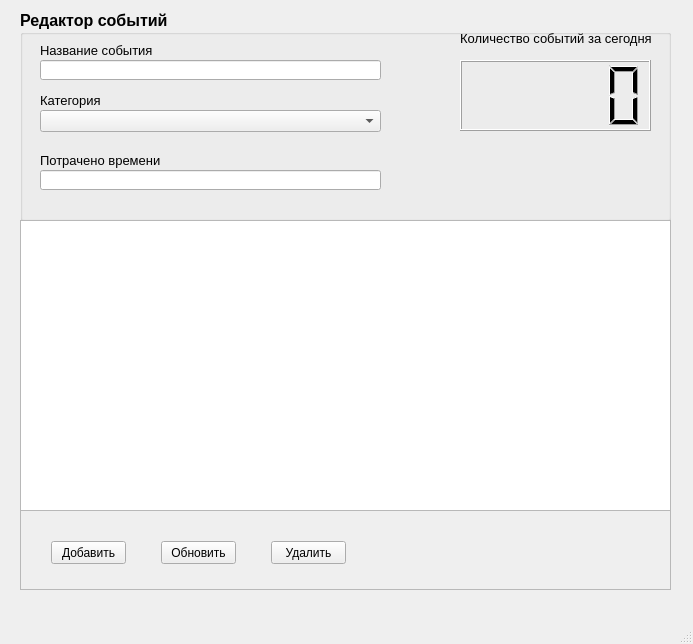
<?xml version="1.0" encoding="UTF-8"?>
<ui version="4.0">
 <class>MainWindow</class>
 <widget class="QMainWindow" name="MainWindow">
  <property name="geometry">
   <rect>
    <x>0</x>
    <y>0</y>
    <width>693</width>
    <height>644</height>
   </rect>
  </property>
  <property name="windowTitle">
   <string>MainWindow</string>
  </property>
  <widget class="QWidget" name="centralwidget">
   <widget class="QGroupBox" name="groupBox">
    <property name="geometry">
     <rect>
      <x>20</x>
      <y>10</y>
      <width>651</width>
      <height>211</height>
     </rect>
    </property>
    <property name="font">
     <font>
      <pointsize>12</pointsize>
      <weight>75</weight>
      <bold>true</bold>
     </font>
    </property>
    <property name="title">
     <string>Редактор событий</string>
    </property>
    <widget class="QLabel" name="label">
     <property name="geometry">
      <rect>
       <x>20</x>
       <y>30</y>
       <width>141</width>
       <height>20</height>
      </rect>
     </property>
     <property name="font">
      <font>
       <pointsize>10</pointsize>
       <weight>50</weight>
       <bold>false</bold>
      </font>
     </property>
     <property name="text">
      <string>Название события</string>
     </property>
    </widget>
    <widget class="QLineEdit" name="lineEdit_action_name">
     <property name="geometry">
      <rect>
       <x>20</x>
       <y>50</y>
       <width>341</width>
       <height>20</height>
      </rect>
     </property>
    </widget>
    <widget class="QLabel" name="label_2">
     <property name="geometry">
      <rect>
       <x>20</x>
       <y>80</y>
       <width>141</width>
       <height>20</height>
      </rect>
     </property>
     <property name="font">
      <font>
       <pointsize>10</pointsize>
       <weight>50</weight>
       <bold>false</bold>
      </font>
     </property>
     <property name="text">
      <string>Категория</string>
     </property>
    </widget>
    <widget class="QComboBox" name="comboBox">
     <property name="geometry">
      <rect>
       <x>20</x>
       <y>100</y>
       <width>341</width>
       <height>22</height>
      </rect>
     </property>
    </widget>
    <widget class="QLineEdit" name="lineEdit_spend_time">
     <property name="geometry">
      <rect>
       <x>20</x>
       <y>160</y>
       <width>341</width>
       <height>20</height>
      </rect>
     </property>
    </widget>
    <widget class="QLabel" name="label_3">
     <property name="geometry">
      <rect>
       <x>20</x>
       <y>140</y>
       <width>141</width>
       <height>20</height>
      </rect>
     </property>
     <property name="font">
      <font>
       <pointsize>10</pointsize>
       <weight>50</weight>
       <bold>false</bold>
      </font>
     </property>
     <property name="text">
      <string>Потрачено времени</string>
     </property>
    </widget>
    <widget class="QLabel" name="label_4">
     <property name="geometry">
      <rect>
       <x>440</x>
       <y>20</y>
       <width>191</width>
       <height>16</height>
      </rect>
     </property>
     <property name="font">
      <font>
       <pointsize>10</pointsize>
       <weight>50</weight>
       <bold>false</bold>
      </font>
     </property>
     <property name="text">
      <string>Количество событий за сегодня</string>
     </property>
    </widget>
    <widget class="QLCDNumber" name="lcdNumber">
     <property name="geometry">
      <rect>
       <x>440</x>
       <y>50</y>
       <width>191</width>
       <height>71</height>
      </rect>
     </property>
    </widget>
   </widget>
   <widget class="QScrollArea" name="scrollArea">
    <property name="geometry">
     <rect>
      <x>20</x>
      <y>510</y>
      <width>651</width>
      <height>80</height>
     </rect>
    </property>
    <property name="widgetResizable">
     <bool>true</bool>
    </property>
    <widget class="QWidget" name="scrollAreaWidgetContents">
     <property name="geometry">
      <rect>
       <x>0</x>
       <y>0</y>
       <width>649</width>
       <height>78</height>
      </rect>
     </property>
     <widget class="QPushButton" name="button_add">
      <property name="geometry">
       <rect>
        <x>30</x>
        <y>30</y>
        <width>75</width>
        <height>23</height>
       </rect>
      </property>
      <property name="text">
       <string>Добавить</string>
      </property>
     </widget>
     <widget class="QPushButton" name="button_refresh">
      <property name="geometry">
       <rect>
        <x>140</x>
        <y>30</y>
        <width>75</width>
        <height>23</height>
       </rect>
      </property>
      <property name="text">
       <string>Обновить</string>
      </property>
     </widget>
     <widget class="QPushButton" name="button_delete">
      <property name="geometry">
       <rect>
        <x>250</x>
        <y>30</y>
        <width>75</width>
        <height>23</height>
       </rect>
      </property>
      <property name="text">
       <string>Удалить</string>
      </property>
     </widget>
    </widget>
   </widget>
   <widget class="QTableWidget" name="tableWidget">
    <property name="geometry">
     <rect>
      <x>20</x>
      <y>220</y>
      <width>651</width>
      <height>291</height>
     </rect>
    </property>
   </widget>
  </widget>
  <widget class="QMenuBar" name="menubar">
   <property name="geometry">
    <rect>
     <x>0</x>
     <y>0</y>
     <width>693</width>
     <height>21</height>
    </rect>
   </property>
  </widget>
  <widget class="QStatusBar" name="statusbar"/>
 </widget>
 <resources/>
 <connections/>
</ui>
